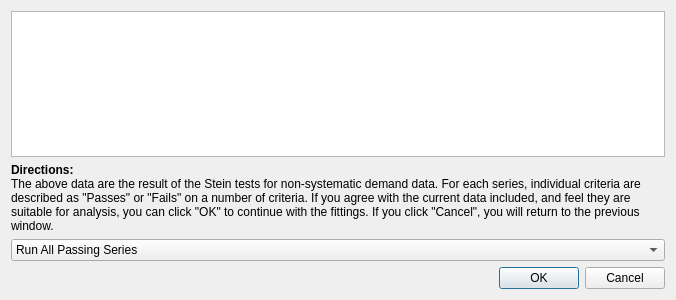
<?xml version="1.0" encoding="UTF-8"?>
<ui version="4.0">
 <class>SteinCheck</class>
 <widget class="QDialog" name="SteinCheck">
  <property name="geometry">
   <rect>
    <x>0</x>
    <y>0</y>
    <width>676</width>
    <height>300</height>
   </rect>
  </property>
  <property name="windowTitle">
   <string>Dialog</string>
  </property>
  <layout class="QVBoxLayout" name="verticalLayout">
   <item>
    <widget class="QTableWidget" name="tableWidget"/>
   </item>
   <item>
    <widget class="QLabel" name="label">
     <property name="text">
      <string>&lt;html&gt;&lt;head/&gt;&lt;body&gt;&lt;p&gt;&lt;span style=&quot; font-weight:600;&quot;&gt;Directions: &lt;br/&gt;&lt;/span&gt;The above data are the result of the Stein tests for non-systematic demand data. For each series, individual criteria are described as &amp;quot;Passes&amp;quot; or &amp;quot;Fails&amp;quot; on a number of criteria.  If you agree with the current data included, and feel they are suitable for analysis, you can click &amp;quot;OK&amp;quot; to continue with the fittings.  If you click &amp;quot;Cancel&amp;quot;, you will return to the previous window.&lt;/p&gt;&lt;/body&gt;&lt;/html&gt;</string>
     </property>
     <property name="wordWrap">
      <bool>true</bool>
     </property>
    </widget>
   </item>
   <item>
    <widget class="QComboBox" name="comboBox">
     <property name="currentIndex">
      <number>1</number>
     </property>
     <item>
      <property name="text">
       <string>Run All Series Regardless</string>
      </property>
     </item>
     <item>
      <property name="text">
       <string>Run All Passing Series</string>
      </property>
     </item>
     <item>
      <property name="text">
       <string>Run Selected Only</string>
      </property>
     </item>
    </widget>
   </item>
   <item>
    <widget class="QDialogButtonBox" name="buttonBox">
     <property name="orientation">
      <enum>Qt::Horizontal</enum>
     </property>
     <property name="standardButtons">
      <set>QDialogButtonBox::Cancel|QDialogButtonBox::Ok</set>
     </property>
    </widget>
   </item>
  </layout>
 </widget>
 <resources/>
 <connections>
  <connection>
   <sender>buttonBox</sender>
   <signal>accepted()</signal>
   <receiver>SteinCheck</receiver>
   <slot>accept()</slot>
   <hints>
    <hint type="sourcelabel">
     <x>248</x>
     <y>254</y>
    </hint>
    <hint type="destinationlabel">
     <x>157</x>
     <y>274</y>
    </hint>
   </hints>
  </connection>
  <connection>
   <sender>buttonBox</sender>
   <signal>rejected()</signal>
   <receiver>SteinCheck</receiver>
   <slot>reject()</slot>
   <hints>
    <hint type="sourcelabel">
     <x>316</x>
     <y>260</y>
    </hint>
    <hint type="destinationlabel">
     <x>286</x>
     <y>274</y>
    </hint>
   </hints>
  </connection>
 </connections>
</ui>
